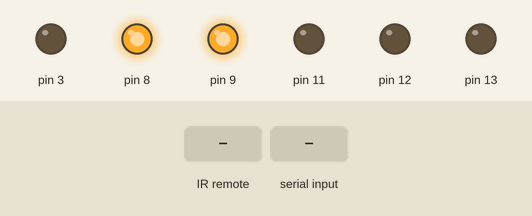
Bench run of a sketch on a simulated Arduino Uno, built with avr-gcc and run on an emulated ATmega328P. Parts: output pins drawn as LEDs (lit = HIGH). The test bench sets the inputs (shaded band). What the sketch prints to the serial monitor is not drawn.

Above: at 1.2 s.
1.3 s: infrared code 0xFF0AF5 received
At 1.4 s:
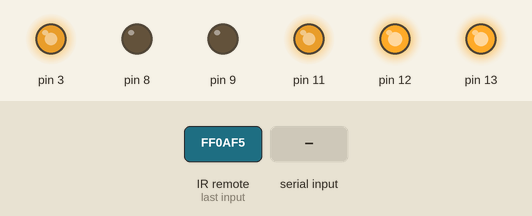
At 2.7 s:
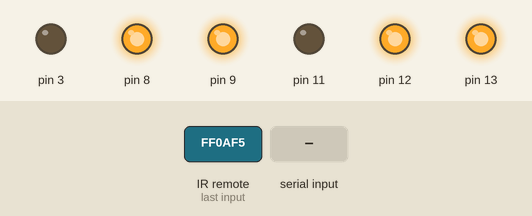
3.0 s: "90,45\n" received over Serial
At 4.3 s:
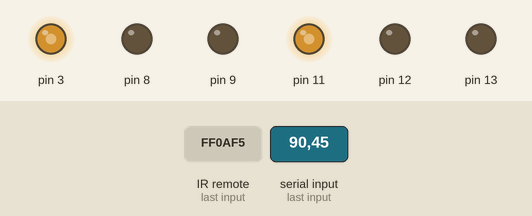
Timing chart, 0 to 6.0 s (numbered marks = the images above; inputs shaded):
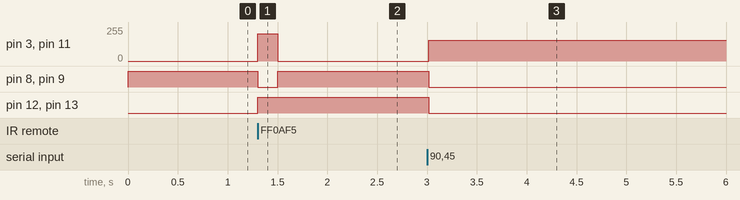

Measured:
- after the input at 1.3 s, pin 3, pin 11: 0/255 → 205/255 at once, → 0/255 0.20 s later; pin 8, pin 9: HIGH → LOW at once, → HIGH 0.20 s later; pin 12, pin 13: LOW → HIGH at once
- after the input at 3.0 s, pin 3, pin 11: 0/255 → 156/255 at once; pin 8, pin 9, pin 12, pin 13: HIGH → LOW at once

The sketch:

arduino.ino
```cpp
#define HEADER 'H'

const int MOVE_FORWARD[2] = {0, 2}; // 2 == -1 == up
const int MOVE_LEFT[2] = {2, 0};    // move left
const int MOVE_RIGHT[2] = {1, 0};   // move right
const int MOVE_BACK[2] = {0, 1};    // move back
const int MOVE_STOP[2] = {0, 0};    // stop

int8_t prev_a = 0, prev_b = 0;
bool isserial = false;

#include "Streaming.h"
#include "drive.h"
#include "infared.h"

void setup() {
  Serial.begin(9600);
  Infared::begin();
  Serial.println(F("initialized"));
  Serial.setTimeout(10);
  begin();
}

void loop() {
  int8_t a = 255, b = 255;
  if (Serial.available() > 0) {
    isserial = true;
    String string = Serial.readString();
    string.trim();
    char header = string[0];
    if (header == HEADER) {
      int delimiter = string.indexOf(',');
      a = string.substring(1, delimiter).toInt();
      b = string.substring(delimiter + 1).toInt();
    }
  } else if (not isserial) {
    Infared::loop();
    a = Infared::motor_a();
    b = Infared::motor_b();
  }
  if (a != 255 and b != 255)
    processCommand(a, b);
}

// @param cmd the thing that tells it what to do, motor1, motorb
void processCommand(const int8_t a, const int8_t b) {
  if (a > 100 || a < -100 || b > 100 || b < -100) {
    Serial << F("invalid command") << a << ',' << b << endl;
    return;
  }

  prev_a = a, prev_b = b;

  speed(a, b);
}
```

drive.h
```cpp
#ifndef DRIVE_H
#define DRIVE_H

#include "motor.h"

Motor motor_a(12, 9, 3), motor_b(13, 8, 11);

inline void begin() {
  motor_a.begin();
  motor_b.begin();
}

inline void brake() {
  motor_a.brake();
  motor_b.brake();
}

inline void forward(uint8_t speed) {
  motor_a.forward(speed);
  motor_b.forward(speed);
}

inline void forward(uint8_t a_speed, uint8_t b_speed) {
  motor_a.forward(a_speed);
  motor_b.forward(b_speed);
}

inline void backward(uint8_t speed) {
  motor_a.backward(speed);
  motor_b.backward(speed);
}

inline void backward(uint8_t a_speed, uint8_t b_speed) {
  motor_a.backward(a_speed);
  motor_b.backward(b_speed);
}

inline void speed(int8_t speed) {
  motor_a.speed(speed);
  motor_b.speed(speed);
}

inline void speed(uint8_t a_speed, uint8_t b_speed) {
  motor_a.speed(a_speed);
  motor_b.speed(b_speed);
}
#endif
```

infared.h
```cpp
// (licence header left out)
#include <IRremote.h>
#include <Streaming.h>

namespace Infared {
#define RECV_PIN 2
struct {

} ir_map;
#define NO_INPUT 0x00

#define ESTOP 0xFFF807
#define STOP 0xFF32CD
#define UP 0xFF0AF5
#define LEFT 0xFF22DD
#define RIGHT 0xFF1AE5
#define DOWN 0xFFF00F

#define UP_LEFT 0xFF12ED
#define UP_RIGHT 0xFF2AD5
#define DOWN_LEFT 0xFFE01F
#define DOWN_RIGHT 0xFF9A65

#pragma region math
inline void lerp(float &from, const float to, const float weight) { from = from + (to - from) * weight; }
inline float lerpr(const float from, const float to, const float weight) { return from + (to - from) * weight; }
static int clamp(long value, long minv, long maxv) {
  if (value < minv)
    return minv;
  else if (value > maxv)
    return maxv;
  return value;
}
void kinda_round(float &n) {
  if (n > .9)
    n = 1;
  else if (n < -.9)
    n = -1;
  else if (n > -.1 and n < .1)
    n = 0;
}
inline int8_t mult(const float n) { return round(clamp(n * 100, -100, 100)); }
#pragma endregion

int8_t motors[2] = {0, 0};

void map(const unsigned long cmd) {
  static float forces = 0, torque = 0;

  const float large_weight = .8, weight = .5, low_weight = .3, speed = 1;

  switch (cmd) {
  case ESTOP:
    torque = 0;
    forces = 0;
  case NO_INPUT:
    lerp(forces, 0, large_weight);
    lerp(torque, 0, large_weight);
    break;
  case UP:
    lerp(forces, +speed, weight);
    break;
  case LEFT:
    lerp(torque, +speed, weight);
    break;
  case RIGHT:
    lerp(torque, -speed, weight);
    break;
  case UP_LEFT:
    lerp(forces, +speed, low_weight);
    lerp(torque, -speed, low_weight);
    break;
  case UP_RIGHT:
    lerp(forces, +speed, low_weight);
    lerp(torque, +speed, low_weight);
    break;
  case DOWN:
    lerp(forces, -speed, weight);
    break;
  case DOWN_LEFT:
    lerp(forces, -speed, low_weight);
    lerp(torque, -speed / 2, low_weight);
    break;
  case DOWN_RIGHT:
    lerp(forces, -speed, low_weight);
    lerp(torque, +speed / 2, low_weight);
    break;

  default:
    break;
  }
  kinda_round(forces);
  kinda_round(torque);
  const float turn_amount = abs(torque) / 2.5;
  const int8_t a = mult(lerpr(forces, torque, turn_amount)), b = mult(lerpr(forces, -torque, turn_amount));

  if (forces > 0) {
    motors[0] = a;
    motors[1] = b;
  } else {
    motors[1] = a;
    motors[0] = b;
  }
}

IRrecv irrecv(RECV_PIN);

decode_results results;
unsigned long last_result_time = 0, last_real_result = 0;

void begin() {
  Serial.begin(9600);
  irrecv.enableIRIn(); // Start the receiver
}

void loop() {
  if (irrecv.decode(&results)) {
    if (results.value == REPEAT)
      results.value = last_real_result;
    else
      last_real_result = results.value;
    map(results.value);
    last_result_time = millis();
    irrecv.resume();
  } else if (not(motors[0] == 0 and motors[1] == 0) and millis() - last_result_time > 200)
    // no results in a while (.2 seconds), lerpit down
    map(NO_INPUT);
}

inline int8_t motor_a() { return motors[0]; }
inline int8_t motor_b() { return motors[1]; }

} // namespace Infared
```

motor.h
```cpp
#ifndef MOTOR_H
#define MOTOR_H

class Motor {
private:
  uint8_t pin, brake_pin, speed_pin;

  // @param direction LOW is backwards, HIGH is forward
  // @param speed 0-255
  void set(int8_t direction, uint8_t speed) {
    digitalWrite(pin, direction);
    digitalWrite(brake_pin, LOW);  // brake off
    analogWrite(speed_pin, speed); // speed up
  }

public:
  // @param speed -100-100, the speed to go at, negative = backwards
  void speed(int8_t speed) {
    if (speed == 0)
      brake();
    else if (speed < 0)
      backward(abs(speed) + 155); // negative number: -100 + 355 = 255
    else
      forward(speed + 155); // positive number: 100 + 155 = 255
  }

  void brake() {
    digitalWrite(brake_pin, HIGH); // engage brake
    analogWrite(speed_pin, 0);     // slow
  }

  inline void forward(uint8_t speed) { set(HIGH, speed); }
  inline void backward(uint8_t speed) { set(LOW, speed); }

  void begin() {
    pinMode(pin, OUTPUT);
    pinMode(brake_pin, OUTPUT);
  }

  Motor(const uint8_t _pin, const uint8_t _brake_pin, const uint8_t _speed_pin) {
    pin = _pin, brake_pin = _brake_pin, speed_pin = _speed_pin;
  }
};
#endif
```
